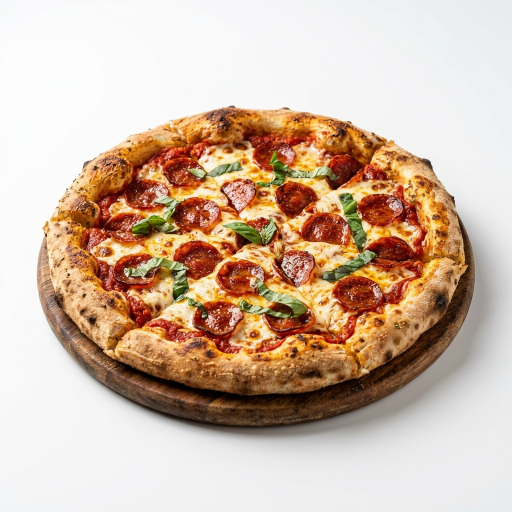
#> input picture assets/pizza_hero.jpg, 1024 x 1024 px (shown at 1/2 size); the run also reads 1 picture not shown here
$ python inspect_hist.py
#> lines starting #> are read from the running program, lines starting #| are printed output that depends on the picture
from PIL import Image

im = Image.open("assets/pizza_hero.jpg").convert("RGBA")
p_alpha = Image.open("assets/pizza_plate.png").split()[-1]
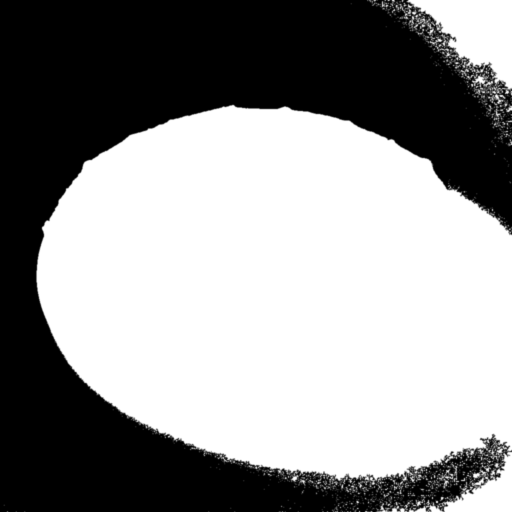
#> p_alpha: PIL image 1024x1024 L (shown at 1/2 size); min 0, max 255, mean 145.9
print("Pixel (512, 512) alpha:", p_alpha.getpixel((512, 512)))
#| Pixel (512, 512) alpha: 255

# let us see where alpha is 255
import collections
hist = p_alpha.histogram()
#> hist = 256 values, max 577361 at index 255, min 44 at index 238, mean 4096
print("Alpha histogram count 0:", hist[0], "count 255:", hist[255])
#| Alpha histogram count 0: 404198 count 255: 577361
